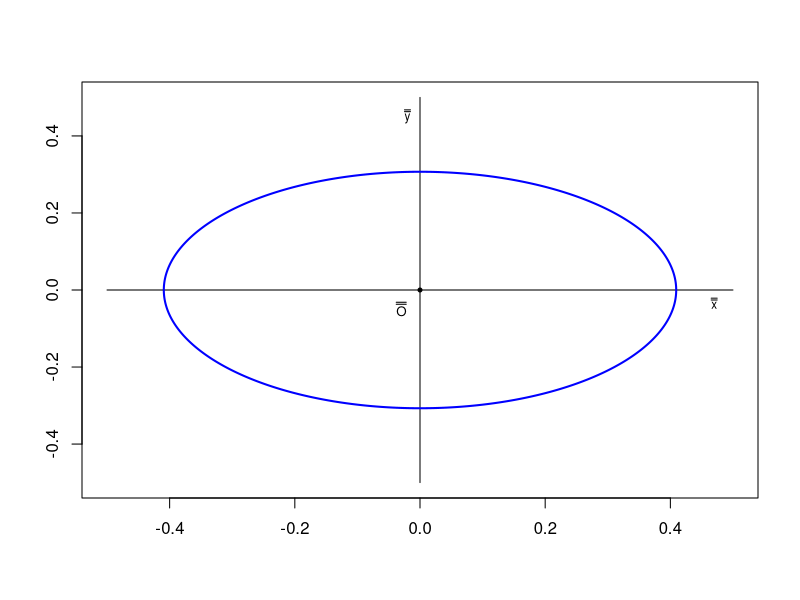

Write R code to recreate this figure.
#Ellipse translation

theta <- seq(0,2*pi, 0.01)

a <- sqrt(193/1152)
b <- sqrt(193/2048)


x <- a*cos(theta)
y <- b*sin(theta)
xex <- 0
yex <- seq(-0.5,0.5,0.01)
xey <- seq(-0.5,0.5,0.01)
yey <- 0

dfex <- data.frame(xex,yex)
dfey <- data.frame(xey,yey)
df <- data.frame(x,y)

plot(0, 0, pch = 20, xlim = c(-0.5,0.5), ylim = c(-0.5,0.5), xlab = "", ylab = "",cex = 0.8, col = "black", axes =TRUE)
lines(dfex$yex,dfex$xex,  lwd = 1)
lines(dfey$yey,dfey$xey, lwd = 1 )
lines(df$x,df$y, lwd = 2, col = "blue")
text(0.47,-0.035, expression(bar(bar(x))),  col = "black", cex = 0.7)
text(-0.02,0.45, expression(bar(bar(y))),  col = "black", cex = 0.7)
text(-0.03,-0.05, expression(bar(bar(O))),  col = "black", cex = 0.8)